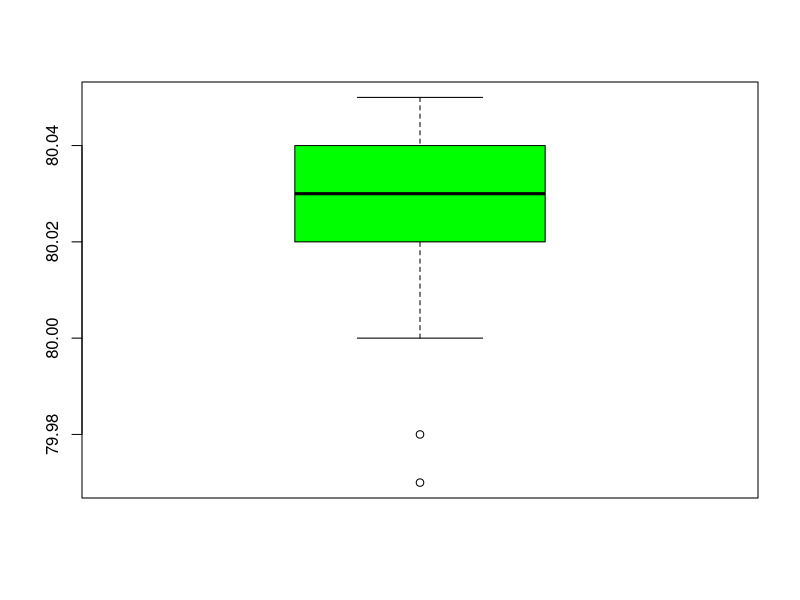
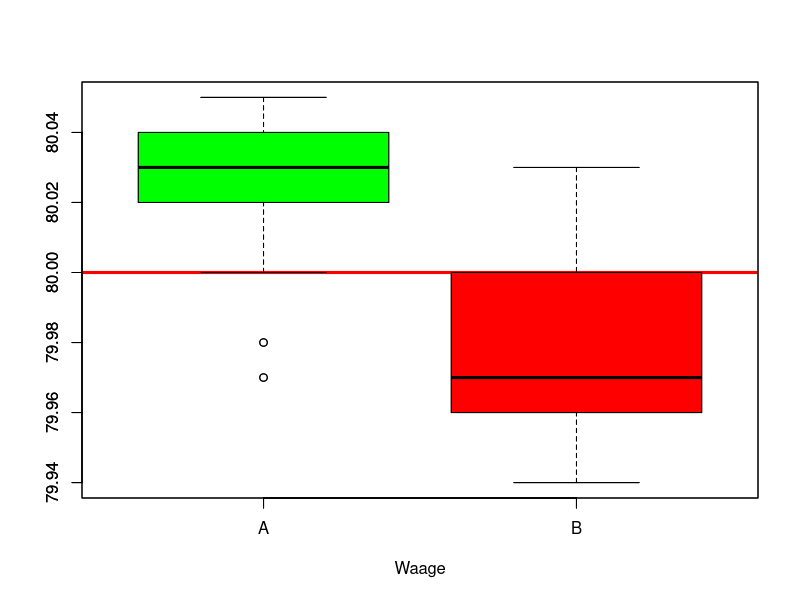

Reproduce these figures in R, in order.
waageA <- c(79.98, 80.04, 80.02, 80.04, 80.03, 80.03, 80.04,
            79.97, 80.05, 80.03, 80.02, 80.00, 80.02)

waageB <- c(80.02, 79.94, 79.98, 79.97, 79.97, 80.03, 79.95, 79.97)

#Arithmetisches Mittel (Durchschnitt)
mean(waageA)
mean(waageB)

#Empirische Varianz
var(waageA)
#Empirische Standardabweichung
sd(waageA)

#Median
median(waageA)
median(waageB)

#untere Quartilberechnung
quantile(waageA, p = 0.25, type = 2)
quantile(waageB, p = 0.25, type = 2)

#obere Quartilberechnung
quantile(waageA, p = 0.75, type = 2)
quantile(waageB, p = 0.75, type = 2)

#Quartildifferenz
#oberes quartil - unteres quartil
IQR(waageA, type = 2)

#Plotting
boxplot(waageA,
        col = "green"
)

#Vergleich
boxplot(waageA, waageB,
        xlab = "Waage",
        col = c("green", "red")
)
axis(side = 1, at = c(1, 2), labels = c("A", "B"))
abline(h = 80.00, col = "red", lwd = 3)
boxplot(waageA, waageB,
        xlab = "Waage",
        col = c("green", "red"),
        add = TRUE
)